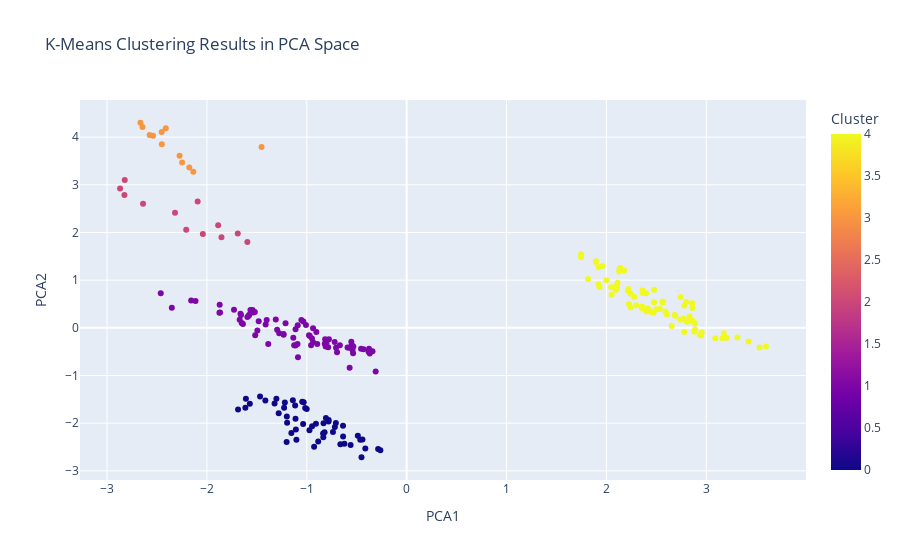

Notebook code cell kept with this figure:
### Code cell
# visualize clusters in PCA space

import plotly.express as px
from sklearn.decomposition import PCA

pca = PCA(n_components=2)
pca_result = pca.fit_transform(economic_factors)
economic_factors["PCA1"] = pca_result[:, 0]
economic_factors["PCA2"] = pca_result[:, 1]
economic_factors["Cluster"] = clustered_data["Cluster"].values  # ensure cluster info is present

# Add Region and Year from indices_data_scaled_df for hover info
economic_factors["Region"] = indices_data_scaled_df["Region"].values
economic_factors["Year"] = indices_data_scaled_df["Year"].values

fig = px.scatter(
    economic_factors,
    x="PCA1",
    y="PCA2",
    color="Cluster",
    hover_data=["PCA1", "PCA2", "Region", "Year"],
    title="K-Means Clustering Results in PCA Space"
)
fig.show()

### Figure 1 — Plotly figure (JSON) as saved in the notebook; plotly's stock layout.template omitted (floating-point values rounded to 4 significant figures; data arrays with more than 128 entries replaced by an {"elided": "..."} marker saying what was removed)
{"data": [{"customdata": {"elided": "228x2 str values"}, "hovertemplate": "PCA1=%{x}<br>PCA2=%{y}<br>Region=%{customdata[0]}<br>Year=%{customdata[1]}<br>Cluster=%{marker.color}<extra></extra>", "legendgroup": "", "marker": {"color": {"elided": "228 int values"}, "coloraxis": "coloraxis", "symbol": "circle"}, "mode": "markers", "name": "", "orientation": "v", "showlegend": false, "type": "scatter", "x": {"elided": "228 float values"}, "xaxis": "x", "y": {"elided": "228 float values"}, "yaxis": "y"}], "layout": {"coloraxis": {"colorbar": {"title": {"text": "Cluster"}}, "colorscale": [[0, "#0d0887"], [0.1111, "#46039f"], [0.2222, "#7201a8"], [0.3333, "#9c179e"], [0.4444, "#bd3786"], [0.5556, "#d8576b"], [0.6667, "#ed7953"], [0.7778, "#fb9f3a"], [0.8889, "#fdca26"], [1, "#f0f921"]]}, "legend": {"tracegroupgap": 0}, "title": {"text": "K-Means Clustering Results in PCA Space"}, "xaxis": {"anchor": "y", "domain": [0, 1], "title": {"text": "PCA1"}}, "yaxis": {"anchor": "x", "domain": [0, 1], "title": {"text": "PCA2"}}}}
